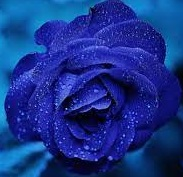
#> input picture B.jpg, 183 x 177 px, found by its file name
$ python Closin.py
#> lines starting #> are read from the running program, lines starting #| are printed output that depends on the picture; after the words box and inside, x2 and y2 are one past the last pixel; in counts of white or black regions, pixels touching at a corner belong together
import cv2
import numpy as np
import matplotlib.pyplot as plt


# read the image
img = cv2.imread(r".\\B.jpg", 0)
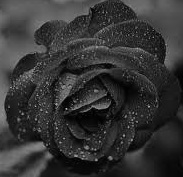
#> img: shape (177, 183); min 0, max 189, mean 52.4

# binarize the image
binr = cv2.threshold(img, 0, 255, cv2.THRESH_BINARY+cv2.THRESH_OTSU)[1]
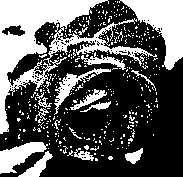
#> binr: shape (177, 183); 35.4% white; 393 white regions (376 under 20 px), largest, box (x1, y1, x2, y2) and area: (0, 0, 157, 134) 5540, (119, 0, 183, 70) 2031, (0, 142, 48, 174) 757

# define the kernel
kernel = np.ones((5, 5), np.uint8)

# invert the image
invert = cv2. bitwise_not(binr)

# erode the image
closing = cv2.morphologyEx(binr, cv2.MORPH_CLOSE, kernel, iterations=1)
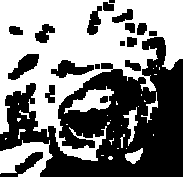
#> closing: shape (177, 183); 50.7% white; 19 black regions (1 under 20 px), largest, box (x1, y1, x2, y2) and area: (0, 37, 183, 177) 13306, (51, 60, 94, 78) 409, (8, 54, 39, 80) 399

# print the output
plt.imshow(closing, cmap='gray')

$ run again, with 21.jpg copied over B.jpg
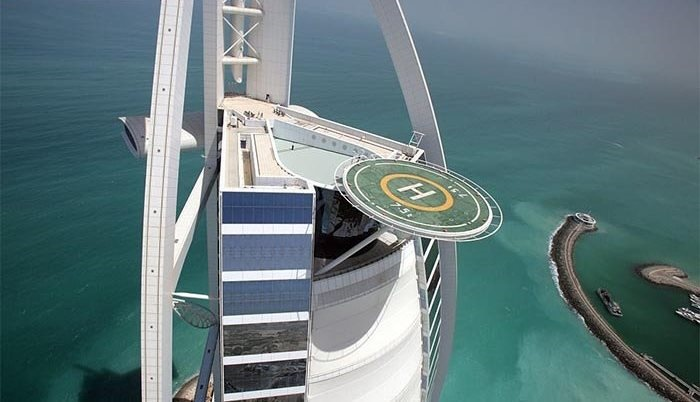
#> input picture 21.jpg, 700 x 402 px, found by its file name
#> `binr = cv2.threshold(img, 0, 255, cv2.THRESH_BINARY+cv2.THRESH_OTSU)[1]`:
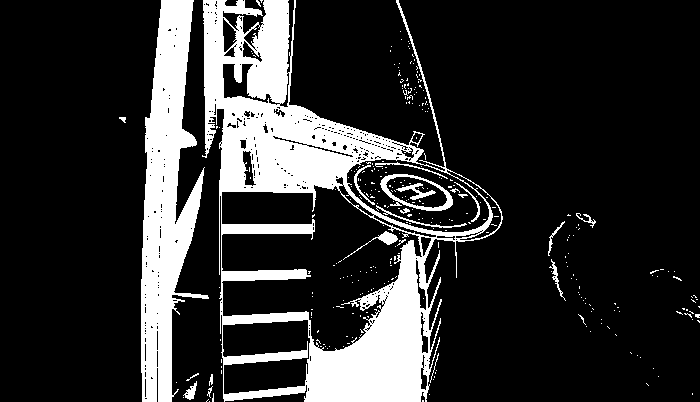
#> binr: shape (402, 700); 19% white; 317 white regions (296 under 20 px), largest, box (x1, y1, x2, y2) and area: (202, 0, 503, 402) 35999, (141, 0, 209, 402) 14490, (380, 174, 453, 211) 629
#> `closing = cv2.morphologyEx(binr, cv2.MORPH_CLOSE, kernel, iterations=1)`:
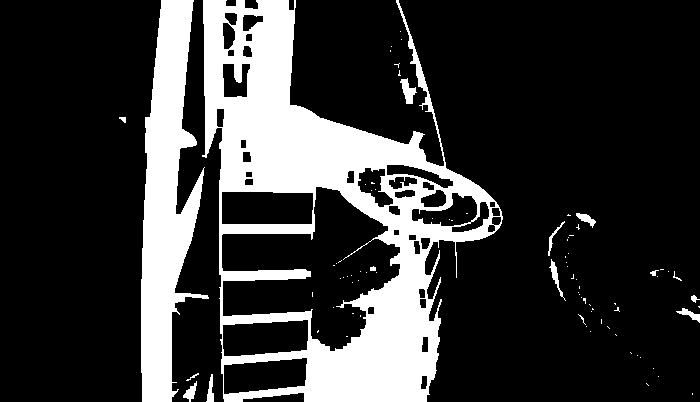
#> closing: shape (402, 700); 21.6% white; 85 white regions (70 under 20 px), largest, box (x1, y1, x2, y2) and area: (202, 0, 503, 402) 44545, (141, 0, 209, 402) 14852, (400, 78, 417, 104) 223
